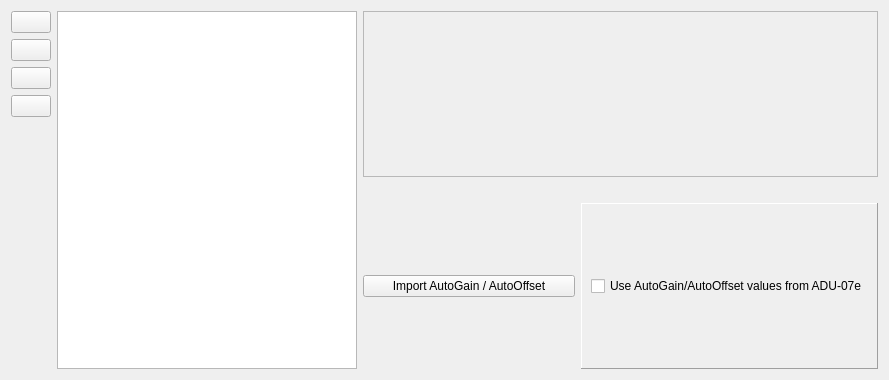
<?xml version="1.0" encoding="UTF-8"?>
<ui version="4.0">
 <class>JobConfigWidget</class>
 <widget class="QWidget" name="JobConfigWidget">
  <property name="geometry">
   <rect>
    <x>0</x>
    <y>0</y>
    <width>889</width>
    <height>380</height>
   </rect>
  </property>
  <property name="windowTitle">
   <string>Form</string>
  </property>
  <layout class="QVBoxLayout" name="verticalLayout">
   <item>
    <layout class="QHBoxLayout" name="horizontalLayout_3"/>
   </item>
   <item>
    <layout class="QHBoxLayout" name="horizontalLayout">
     <item>
      <layout class="QVBoxLayout" name="verticalLayout_3">
       <item>
        <widget class="QPushButton" name="atBeginButton">
         <property name="enabled">
          <bool>true</bool>
         </property>
         <property name="text">
          <string/>
         </property>
         <property name="icon">
          <iconset resource="jle_resources.qrc">
           <normaloff>:/icons/Resources/pic/Button_ShiftUpUp.png</normaloff>:/icons/Resources/pic/Button_ShiftUpUp.png</iconset>
         </property>
         <property name="iconSize">
          <size>
           <width>64</width>
           <height>64</height>
          </size>
         </property>
        </widget>
       </item>
       <item>
        <widget class="QPushButton" name="oneBackButton">
         <property name="text">
          <string/>
         </property>
         <property name="icon">
          <iconset resource="jle_resources.qrc">
           <normaloff>:/icons/Resources/pic/Button_ShiftUp.png</normaloff>:/icons/Resources/pic/Button_ShiftUp.png</iconset>
         </property>
         <property name="iconSize">
          <size>
           <width>64</width>
           <height>64</height>
          </size>
         </property>
        </widget>
       </item>
       <item>
        <widget class="QPushButton" name="oneForewardButton">
         <property name="layoutDirection">
          <enum>Qt::LeftToRight</enum>
         </property>
         <property name="autoFillBackground">
          <bool>false</bool>
         </property>
         <property name="text">
          <string/>
         </property>
         <property name="icon">
          <iconset resource="jle_resources.qrc">
           <normaloff>:/icons/Resources/pic/Button_ShiftDown.png</normaloff>:/icons/Resources/pic/Button_ShiftDown.png</iconset>
         </property>
         <property name="iconSize">
          <size>
           <width>64</width>
           <height>64</height>
          </size>
         </property>
        </widget>
       </item>
       <item>
        <widget class="QPushButton" name="atEndButton">
         <property name="text">
          <string/>
         </property>
         <property name="icon">
          <iconset resource="jle_resources.qrc">
           <normaloff>:/icons/Resources/pic/Button_ShiftDownDown.png</normaloff>:/icons/Resources/pic/Button_ShiftDownDown.png</iconset>
         </property>
         <property name="iconSize">
          <size>
           <width>64</width>
           <height>64</height>
          </size>
         </property>
        </widget>
       </item>
       <item>
        <spacer name="verticalSpacer">
         <property name="orientation">
          <enum>Qt::Vertical</enum>
         </property>
         <property name="sizeHint" stdset="0">
          <size>
           <width>20</width>
           <height>40</height>
          </size>
         </property>
        </spacer>
       </item>
      </layout>
     </item>
     <item>
      <widget class="QTableView" name="jobListTableView">
       <property name="minimumSize">
        <size>
         <width>300</width>
         <height>0</height>
        </size>
       </property>
       <property name="maximumSize">
        <size>
         <width>300</width>
         <height>16777215</height>
        </size>
       </property>
      </widget>
     </item>
     <item>
      <layout class="QVBoxLayout" name="verticalLayout_2">
       <item>
        <layout class="QGridLayout" name="gridLayout">
         <item row="0" column="0">
          <widget class="QFrame" name="frame_2">
           <property name="frameShape">
            <enum>QFrame::StyledPanel</enum>
           </property>
           <property name="frameShadow">
            <enum>QFrame::Raised</enum>
           </property>
          </widget>
         </item>
        </layout>
       </item>
       <item>
        <spacer name="horizontalSpacer">
         <property name="orientation">
          <enum>Qt::Horizontal</enum>
         </property>
         <property name="sizeHint" stdset="0">
          <size>
           <width>40</width>
           <height>20</height>
          </size>
         </property>
        </spacer>
       </item>
       <item>
        <layout class="QHBoxLayout" name="horizontalLayout_2">
         <item>
          <widget class="QPushButton" name="pbImportAutoGainOffset">
           <property name="text">
            <string>Import AutoGain / AutoOffset</string>
           </property>
          </widget>
         </item>
         <item>
          <widget class="QFrame" name="frAutoGainOffset">
           <property name="frameShape">
            <enum>QFrame::Panel</enum>
           </property>
           <property name="frameShadow">
            <enum>QFrame::Raised</enum>
           </property>
           <layout class="QVBoxLayout" name="verticalLayout_4">
            <item>
             <widget class="QCheckBox" name="chbUseAutoGainAutoOffset">
              <property name="text">
               <string>Use AutoGain/AutoOffset values from ADU-07e</string>
              </property>
             </widget>
            </item>
           </layout>
          </widget>
         </item>
        </layout>
       </item>
      </layout>
     </item>
    </layout>
   </item>
  </layout>
 </widget>
 <resources>
  <include location="jle_resources.qrc"/>
 </resources>
 <connections/>
</ui>
